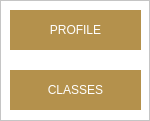
              <widget class="QFrame" name="menu_bar_2">
               <property name="sizePolicy">
                <sizepolicy hsizetype="Preferred" vsizetype="Expanding">
                 <horstretch>0</horstretch>
                 <verstretch>0</verstretch>
                </sizepolicy>
               </property>
               <property name="minimumSize">
                <size>
                 <width>150</width>
                 <height>0</height>
                </size>
               </property>
               <property name="maximumSize">
                <size>
                 <width>150</width>
                 <height>16777215</height>
                </size>
               </property>
               <property name="styleSheet">
                <string notr="true">background-color: rgb(255, 255, 255);</string>
               </property>
               <property name="frameShape">
                <enum>QFrame::StyledPanel</enum>
               </property>
               <property name="frameShadow">
                <enum>QFrame::Raised</enum>
               </property>
               <widget class="QWidget" name="layoutWidget_2">
                <property name="geometry">
                 <rect>
                  <x>10</x>
                  <y>10</y>
                  <width>131</width>
                  <height>102</height>
                 </rect>
                </property>
                <layout class="QVBoxLayout" name="verticalLayout_13">
                 <property name="spacing">
                  <number>20</number>
                 </property>
                 <item>
                  <widget class="QPushButton" name="t_profile_btn">
                   <property name="sizePolicy">
                    <sizepolicy hsizetype="Minimum" vsizetype="Minimum">
                     <horstretch>0</horstretch>
                     <verstretch>0</verstretch>
                    </sizepolicy>
                   </property>
                   <property name="minimumSize">
                    <size>
                     <width>0</width>
                     <height>40</height>
                    </size>
                   </property>
                   <property name="maximumSize">
                    <size>
                     <width>16777215</width>
                     <height>40</height>
                    </size>
                   </property>
                   <property name="styleSheet">
                    <string notr="true">background-color: rgb(180, 145, 76);
font: 12pt &quot;Montserrat SemiBold&quot;;
color: white;
border-style: outset;
border-width: 0px;</string>
                   </property>
                   <property name="text">
                    <string>PROFILE</string>
                   </property>
                  </widget>
                 </item>
                 <item>
                  <widget class="QPushButton" name="t_classes_btn">
                   <property name="sizePolicy">
                    <sizepolicy hsizetype="Minimum" vsizetype="Minimum">
                     <horstretch>0</horstretch>
                     <verstretch>0</verstretch>
                    </sizepolicy>
                   </property>
                   <property name="minimumSize">
                    <size>
                     <width>0</width>
                     <height>40</height>
                    </size>
                   </property>
                   <property name="maximumSize">
                    <size>
                     <width>16777215</width>
                     <height>40</height>
                    </size>
                   </property>
                   <property name="styleSheet">
                    <string notr="true">background-color: rgb(180, 145, 76);
font: 12pt &quot;Montserrat SemiBold&quot;;
color: white;
border-style: outset;
border-width: 0px;</string>
                   </property>
                   <property name="text">
                    <string>CLASSES</string>
                   </property>
                  </widget>
                 </item>
                </layout>
               </widget>
              </widget>
